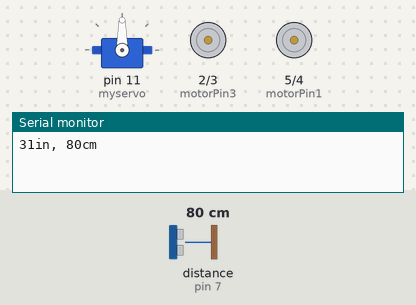
The sketch below on a simulated Arduino Uno, built with avr-gcc and run on an emulated ATmega328P. Parts: servo, motor-driver pin pairs drawn as motors (green arrow = first pin HIGH = forward, orange = second pin HIGH = backward, longer = more drive), the last lines printed to the serial monitor. Wiring (inferred from the names in the program): ultrasonic range finder: trigger pin 7; echo pin 7. The test bench sets the inputs (shaded band); at power-on: distance to the obstacle (sensor on pin 7) 80 cm. The echo pulse lasts 58.3 µs per cm.

Above: at 1.7 s.
1.8 s: distance to the obstacle (sensor on pin 7) set to 13 cm
At 2.5 s:
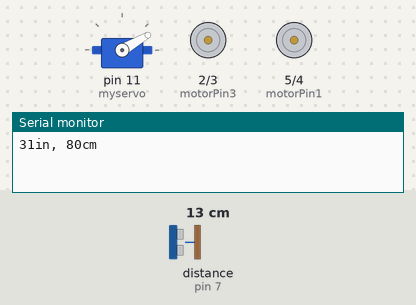
10.4 s: distance to the obstacle (sensor on pin 7) set to 10 cm
At 12.5 s:
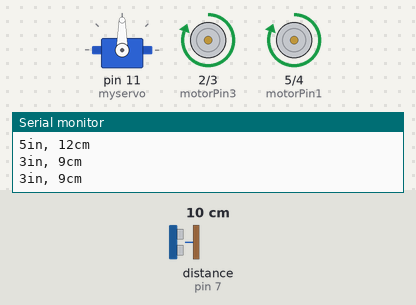
14.9 s: distance to the obstacle (sensor on pin 7) set to 18 cm
At 16.1 s:
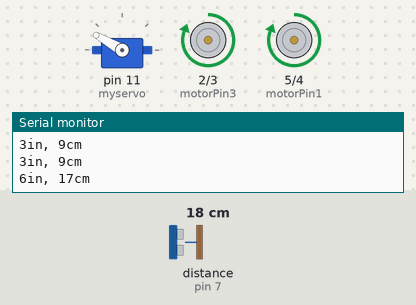
Timing chart, 0 to 25.4 s (numbered marks = the images above; inputs shaded):
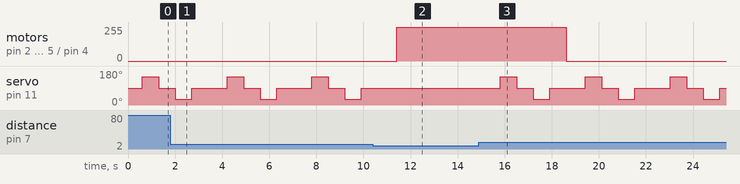

The sketch:

rotating_head_obstacle_avoiding_robot.ino
```cpp
#include <Servo.h>                                  //includes the servo library
#include <NewPing.h>
int pingPin = 7;
int motorPin1 = 5;
int motorPin2 = 4;
int motorPin3 = 2;
int motorPin4 = 3;
int servoPin = 11;
int object = 10;
int maxdist = 100;
long cm,inches,duration;
int leftdist = 0;
int rightdist = 0;
void halt();
void backward();
void lookleft();
void lookright();
void turnleft();
void turnright();
long readsensor();
void findroute();
Servo myservo;
void setup() {
  // put your setup code here, to run once:
  Serial.begin(9600);
  myservo.attach(11);
 pinMode(motorPin1,OUTPUT);
 pinMode(motorPin2,OUTPUT);
 pinMode(motorPin3,OUTPUT);
 pinMode(motorPin4,OUTPUT);
 myservo.write(90);
 delay(500);
  }

void loop() {
  // put your main code here, to run repeatedly:

readsensor();
if((cm>object)&&(cm<maxdist))
 {
  lookleft();
  lookright();
  findroute();
 }
 else
 forward();
 }
long readsensor()
{
 pinMode(pingPin, OUTPUT);
  digitalWrite(pingPin, LOW);
  delayMicroseconds(2);
  digitalWrite(pingPin, HIGH);
  delayMicroseconds(5);
  digitalWrite(pingPin, LOW);

  // The same pin is used to read the signal from the PING))): a HIGH pulse
  // whose duration is the time (in microseconds) from the sending of the ping
  // to the reception of its echo off of an object.
  pinMode(pingPin, INPUT);
  duration = pulseIn(pingPin, HIGH);

  // convert the time into a distance
  inches = microsecondsToInches(duration);
  cm = microsecondsToCentimeters(duration);

  Serial.print(inches);
  Serial.print("in, ");
  Serial.print(cm);
  Serial.print("cm");
  Serial.println();

  delay(100);
}

long microsecondsToInches(long microseconds) {
  // According to Parallax's datasheet for the PING))), there are 73.746
  // microseconds per inch (i.e. sound travels at 1130 feet per second).
  // This gives the distance travelled by the ping, outbound and return,
  // so we divide by 2 to get the distance of the obstacle.
  // See: http://www.parallax.com/dl/docs/prod/acc/28015-PING-v1.3.pdf
  return microseconds / 74 / 2;
}

long microsecondsToCentimeters(long microseconds) {
  // The speed of sound is 340 m/s or 29 microseconds per centimeter.
  // The ping travels out and back, so to find the distance of the object we
  // take half of the distance travelled.
  return microseconds / 29 / 2;
}
void lookleft() {
 myservo.write(150);
 delay(700);                                //wait for the servo to get there
 leftdist = digitalRead(pingPin);
 myservo.write(90);
 delay(700);                                 //wait for the servo to get there
 return;
}
void lookright () {
 myservo.write(30);
 delay(700);                           //wait for the servo to get there
 rightdist = digitalRead(pingPin);
 myservo.write(90);
 delay(700);                        //wait for the servo to get there
 return;
}
void forward() {
  digitalWrite(motorPin1,HIGH );
  digitalWrite(motorPin2,LOW);
  digitalWrite(motorPin3,HIGH);
  digitalWrite(motorPin4,LOW);
  delay(1000);
  return;
}
void halt () {
 digitalWrite(motorPin1,LOW);
 digitalWrite(motorPin2,LOW);
 digitalWrite(motorPin3,LOW);
 digitalWrite(motorPin4,LOW);
 delay(700);//wait after stopping
 return;
}
void turnleft () {
 digitalWrite(motorPin1,HIGH);       //use the combination which works for you
 digitalWrite(motorPin2,LOW);      //right motor rotates forward and left motor backward
 digitalWrite(motorPin3,LOW);
 digitalWrite(motorPin4,HIGH);
 delay(500);
 return;
}
void turnright () {
 digitalWrite(motorPin1,LOW);       //use the combination which works for you
 digitalWrite(motorPin2,HIGH);    //left motor rotates forward and right motor backward
 digitalWrite(motorPin3,HIGH);
 digitalWrite(motorPin4,LOW);
 delay(500);
 return;
}
void findroute()
{
  if(leftdist<rightdist)
  {
  turnright();
  forward();
  }
  else if(leftdist>rightdist)
  {
    turnleft();
    forward();
  }

  else
  halt();
}
```

Measured:
- the behaviour switches between 12 and 11 cm on distance to the obstacle (sensor on pin 7) (found by bisection; images 1 and 2)
- after the input at 10.4 s, motor on pin 2 (motorPin3) / pin 3 (motorPin4), motor on pin 5 (motorPin1) / pin 4 (motorPin2): stopped → forward 255/255 after 1.0 s; servo on pin 11 (myservo): stays 90° (without the input it goes to 150° after 1.0 s)
- after the input at 14.9 s, motor on pin 2 (motorPin3) / pin 3 (motorPin4), motor on pin 5 (motorPin1) / pin 4 (motorPin2): forward 255/255 → stopped after 3.7 s; servo on pin 11 (myservo): 90° → 150° after 0.92 s, then repeats every 3.6 s: 90° 0.70 s, 30° 0.70 s, 90° 1.5 s, 150° 0.70 s
- by itself, servo on pin 11 (myservo): repeats every 3.6 s: 90° 1.5 s, 150° 0.70 s, 90° 0.70 s, 30° 0.70 s
